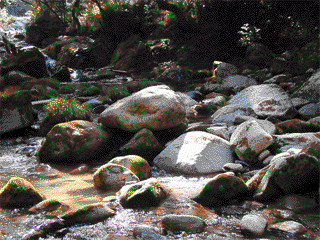
#> input picture data/256/image/bak/1.bmp, 320 x 240 px; its folder holds only this picture in this run
$ python generate_wide_backgrounds.py
#> lines starting #> are read from the running program, lines starting #| are printed output that depends on the picture
#!/usr/bin/env python3
"""Generate 400x240 widescreen background BMPs from the 4:3 source set.

The original backgrounds are mostly 320x240.  For the widescreen asset set we
fill the 400x240 framebuffer by preserving aspect ratio, scaling up, and
center-cropping.  For 320x240 this means 1.25x to 400x300 followed by a 30 px
crop from top and bottom.  A mild unsharp pass keeps the result from looking
soft after the resample.
"""
from __future__ import annotations

import argparse
from pathlib import Path
from PIL import Image, ImageFilter

TARGET_W = 400
TARGET_H = 240


def convert_one(src: Path, dst: Path) -> None:
    im = Image.open(src).convert("RGB")
#> im is the input picture: PIL image 320x240 RGB; mean R, G, B 81.9, 78.6, 73.4
    src_w, src_h = im.size
#> src_w = 320; src_h = 240
    scale = max(TARGET_W / src_w, TARGET_H / src_h)
#> scale = 1.25
    scaled_w = max(TARGET_W, int(round(src_w * scale)))
#> scaled_w = 400
    scaled_h = max(TARGET_H, int(round(src_h * scale)))
#> scaled_h = 300

    im = im.resize((scaled_w, scaled_h), Image.Resampling.LANCZOS)
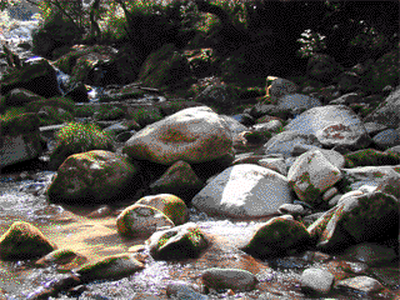
#> im: PIL image 400x300 RGB; mean R, G, B 81.9, 78.6, 73.5
    left = max(0, (scaled_w - TARGET_W) // 2)
#> left = 0
    top = max(0, (scaled_h - TARGET_H) // 2)
#> top = 30
    im = im.crop((left, top, left + TARGET_W, top + TARGET_H))
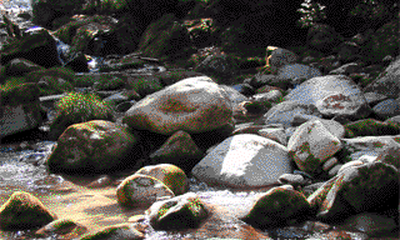
#> im: PIL image 400x240 RGB; mean R, G, B 80.9, 77.7, 72.2
    im = im.filter(ImageFilter.UnsharpMask(radius=0.65, percent=55, threshold=3))

    dst.parent.mkdir(parents=True, exist_ok=True)
    im.save(dst, format="BMP")


def main() -> int:
    parser = argparse.ArgumentParser()
    parser.add_argument("--source", default="data/4by3/image/bak", help="source background directory")
    parser.add_argument("--output", default="data/wide/image/bak", help="widescreen background directory")
    args = parser.parse_args()

    src_root = Path(args.source)
    out_root = Path(args.output)
    if not src_root.is_dir():
        raise SystemExit(f"source directory not found: {src_root}")

    count = 0
    for src in sorted(src_root.glob("*.bmp")):
        # Runtime loads numeric backgrounds as N.bmp.  Keep 19_256.bmp if it is
        # present, but it is not used by the normal BAK_IMAGE_PATH loader.
        convert_one(src, out_root / src.name)
        count += 1
    print(f"generated {count} widescreen backgrounds in {out_root}")
    return 0


if __name__ == "__main__":
    raise SystemExit(main())
#> (the program exits here)

$ run again, on data/256/image/bak/12.bmp
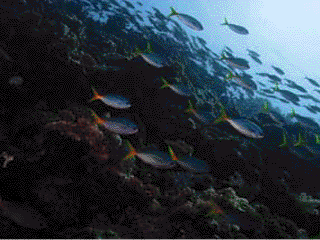
#> input picture data/256/image/bak/12.bmp, 320 x 240 px
#> in convert_one, im is the input picture: PIL image 320x240 RGB; mean R, G, B 45.2, 56.4, 65.7
#> in convert_one, `im = im.resize((scaled_w, scaled_h), Image.Resampling.LANCZOS)`:
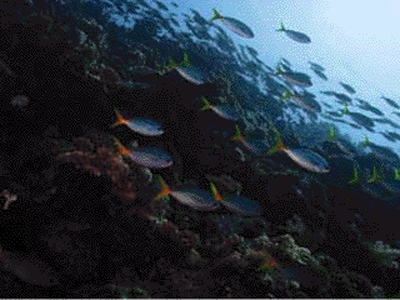
#> im: PIL image 400x300 RGB; mean R, G, B 45.4, 56.6, 65.9
#> in convert_one, `im = im.crop((left, top, left + TARGET_W, top + TARGET_H))`:
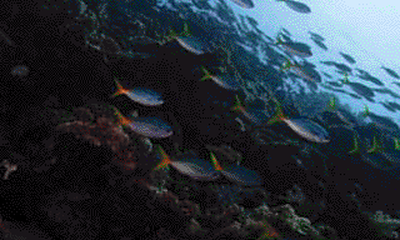
#> im: PIL image 400x240 RGB; mean R, G, B 40.9, 51.1, 59.6

$ run again, on data/256/image/bak/13_256.bmp
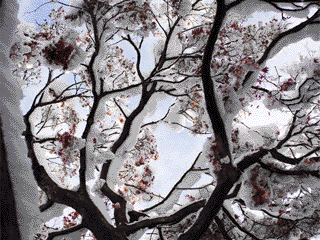
#> input picture data/256/image/bak/13_256.bmp, 320 x 240 px
#> in convert_one, im is the input picture: PIL image 320x240 RGB; mean R, G, B 133.1, 128.8, 133.2
#> in convert_one, `im = im.resize((scaled_w, scaled_h), Image.Resampling.LANCZOS)`:
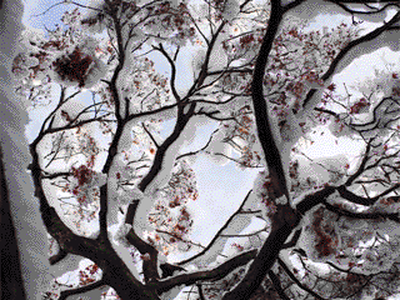
#> im: PIL image 400x300 RGB; mean R, G, B 133.1, 128.8, 133
#> in convert_one, `im = im.crop((left, top, left + TARGET_W, top + TARGET_H))`:
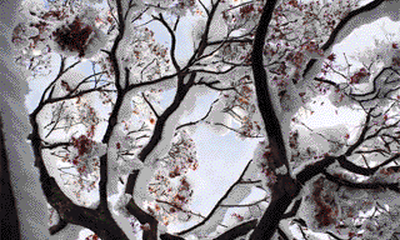
#> im: PIL image 400x240 RGB; mean R, G, B 138.9, 134.5, 138.5

$ run again, on data/256/image/bak/10.bmp
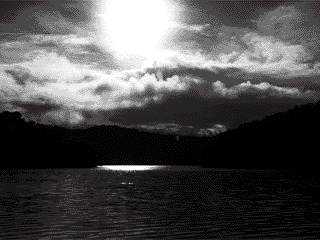
#> input picture data/256/image/bak/10.bmp, 320 x 240 px
#> in convert_one, im is the input picture: PIL image 320x240 RGB; mean R, G, B 78.4, 77, 77.6
#> in convert_one, `im = im.crop((left, top, left + TARGET_W, top + TARGET_H))`:
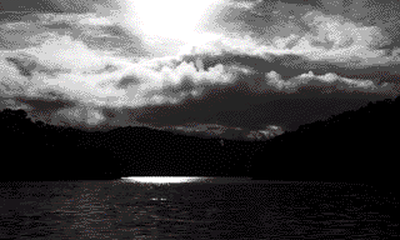
#> im: PIL image 400x240 RGB; mean R, G, B 78.9, 77.7, 78.3
